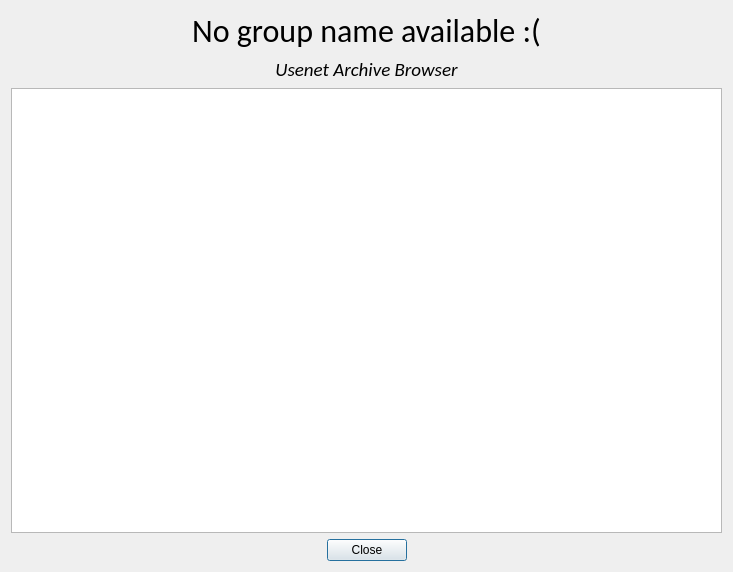
<?xml version="1.0" encoding="UTF-8"?>
<ui version="4.0">
 <class>GroupCharter</class>
 <widget class="QDialog" name="GroupCharter">
  <property name="geometry">
   <rect>
    <x>0</x>
    <y>0</y>
    <width>733</width>
    <height>572</height>
   </rect>
  </property>
  <property name="windowTitle">
   <string>Group Charter</string>
  </property>
  <layout class="QGridLayout" name="gridLayout">
   <item row="0" column="0">
    <layout class="QVBoxLayout" name="verticalLayout">
     <item>
      <widget class="QLabel" name="groupName">
       <property name="font">
        <font>
         <family>Calibri</family>
         <pointsize>24</pointsize>
        </font>
       </property>
       <property name="text">
        <string>No group name available :(</string>
       </property>
       <property name="alignment">
        <set>Qt::AlignCenter</set>
       </property>
      </widget>
     </item>
     <item>
      <widget class="QLabel" name="label">
       <property name="font">
        <font>
         <family>Calibri</family>
         <pointsize>14</pointsize>
         <weight>50</weight>
         <italic>true</italic>
         <bold>false</bold>
        </font>
       </property>
       <property name="text">
        <string>Usenet Archive Browser</string>
       </property>
       <property name="alignment">
        <set>Qt::AlignCenter</set>
       </property>
       <property name="textInteractionFlags">
        <set>Qt::NoTextInteraction</set>
       </property>
      </widget>
     </item>
     <item>
      <widget class="QTextBrowser" name="textBrowser">
       <property name="font">
        <font>
         <family>Consolas</family>
         <pointsize>11</pointsize>
        </font>
       </property>
       <property name="textInteractionFlags">
        <set>Qt::TextBrowserInteraction</set>
       </property>
       <property name="openExternalLinks">
        <bool>true</bool>
       </property>
      </widget>
     </item>
     <item>
      <layout class="QHBoxLayout" name="horizontalLayout_3">
       <item>
        <spacer name="horizontalSpacer_2">
         <property name="orientation">
          <enum>Qt::Horizontal</enum>
         </property>
         <property name="sizeHint" stdset="0">
          <size>
           <width>40</width>
           <height>20</height>
          </size>
         </property>
        </spacer>
       </item>
       <item>
        <widget class="QPushButton" name="pushButton">
         <property name="text">
          <string>Close</string>
         </property>
        </widget>
       </item>
       <item>
        <spacer name="horizontalSpacer">
         <property name="orientation">
          <enum>Qt::Horizontal</enum>
         </property>
         <property name="sizeHint" stdset="0">
          <size>
           <width>40</width>
           <height>20</height>
          </size>
         </property>
        </spacer>
       </item>
      </layout>
     </item>
    </layout>
   </item>
  </layout>
 </widget>
 <resources/>
 <connections/>
</ui>
